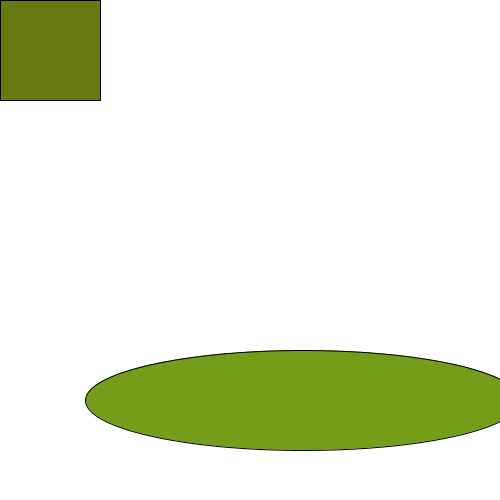
Frame 1 (no input)
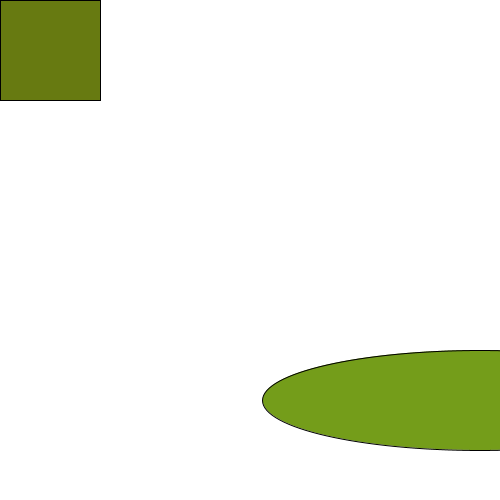
Frame 60 (the mouse pressed at the canvas centre just before this capture)
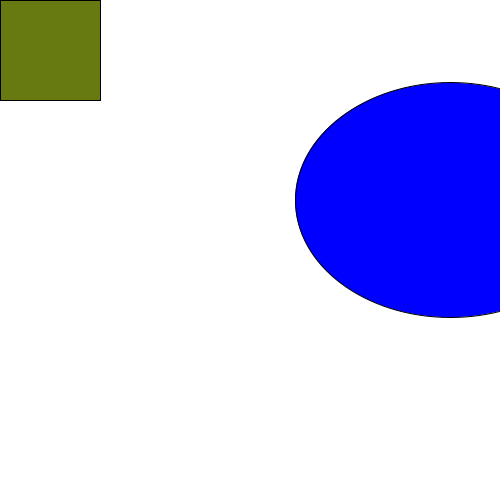
Frame 120 (the mouse held since frame 60 and released just before this capture)

The Processing sketch that drew these frames (run headless with seeded random() and noise(); from frame 60 on, the mouse is pressed at the canvas centre):

// Processing sketch: processing_73132
// ── processing_73132.pde

/*****************************************
 ** Assignment 3
 ** Name:        Gogo Wang
 ** E-mail:      hwang@haverford.edu
 ** Course:       CS 110 - 01
 **
 this is a drawing of three faces of random colors and random shapes and
 three boxes of random colors and shapes. If you put the mouse on different 
 parts of the screen they will move or appear on the screen
 ***********************************************/


//face1 
float faceX1 =random(50, 100);
float faceY1 =random(50, 100);
float faceWidth1 =random(50, 100);
float faceHeight1=random(50, 100);
color colorFace1 =color (random(255), random(255), random(255));
//face2 
float faceX2 = random(450, 450);
float faceY2 = random(200, 200);
float faceWidth2 = random(200, 400);
float faceHeight2 = random(100, 500);
color colorFace2 = color(random(255), random(255), random(255));
//face3 
float faceX3 = 300;
float faceY3 = 400;
float faceWidth3 = random(400, 500);
float faceHeight3 = random(100, 100);
color colorFace3 = color(random(255), random(255), random(255));
// box1 
float boxX1= random (200, 200);
float boxY1= random (400, 500);
float boxWidth1= 300;
float boxHeight1= 300;
color colorBox1=color(random(255), random(255), random(255));
// box2 
float boxX2= 50;
float boxY2= 50;
float boxWidth2= 100;
float boxHeight2= 100;
color colorBox2=color(random(255), random(255), random(255));
// box1 
float boxX3= random (200, 200);
float boxY3= random (400, 500);
float boxWidth3= 200;
float boxHeight3= 200;
color colorBox3=color(random(255), random(255), random(255));


void setup() {
  ellipseMode(CENTER);
  rectMode(CENTER);
  size (500, 500);
  smooth ();
}

void draw() {
  background(255);

  // draw face
  drawFace1(faceX1, faceY1, faceWidth1, faceHeight1, colorFace1);
  drawFace2(faceX2, faceY2, faceWidth2, faceHeight2, colorFace2);
  drawFace3(faceX3, faceY3, faceWidth3, faceHeight3, colorFace3);

  //draw box

  drawBox1(boxX1, boxY1, boxWidth1, boxHeight1, colorBox1);
  drawBox2(boxX2, boxY2, boxWidth2, boxHeight2, colorBox2);
  drawBox3(boxX3, boxY3, boxWidth3, boxHeight3, colorBox3);
}


/****************************************************************************
 **Funtion: drawFace1
 **Inputs: x, y, faceWidth, faceHeight, c
 **Outputs: return to draw a face
 ** face will move when mouse is at a certain position
 *****************************************************************************/
void drawFace1(float x, float y, float faceWidth, float faceHeight, color c) {
  //to make the face move
  float speed = 2;
  if ((mouseX <= 200) && (mouseY>=200)) {
    faceY1 = faceY1 + speed;
    //face settings
    fill(c);
    //face
    ellipse(faceX1, faceY1, faceWidth, faceHeight);
  }
}

/****************************************************************************
 **Funtion: drawFace2
 **Inputs: x, y, faceWidth, faceHeight, c
 **Outputs: return to draw a face
 ** face will disappear and reappear
 *****************************************************************************/
void drawFace2(float x, float y, float faceWidth, float faceHeight, color c) {
  //make face appear
  if ((mouseX >= 100) && (mouseY>=200)) {
    fill(0, 0, 255);
    //face
    ellipse(faceX2, faceY2, faceWidth, faceHeight);
  }
}

/****************************************************************************
 **Funtion: drawFace3
 **Inputs: x, y, faceWidth, faceHeight, c
 **Outputs: return to draw a face
 ** face will move when mouse is at a certain position
 *****************************************************************************/
void drawFace3(float x, float y, float faceWidth, float faceHeight, color c) {
  //make face move
  float speed = 3;
  if ((mouseX <= 500) && (mouseY<=100)) {
    faceX3 = faceX3 + speed;
    fill(c);
    //face
    ellipse(faceX3, faceY3, faceWidth, faceHeight);
  }
}


/****************************************************************************
 **Funtion: drawBox1
 **Inputs: x, y, boxWidth, boxHeight, c
 **Outputs: return to draw a face
 ** box will move when mouse is at a certain position
 *****************************************************************************/
void drawBox1(float x, float y, float boxWidth, float boxHeight, color c) {
  if ((mouseX <= 50) && (mouseY>=60)) {
    fill(0, 0, 255);

    rect(boxX1, boxY1, boxWidth1, boxHeight1);
  }
}


/****************************************************************************
 **Funtion: drawBox1
 **Inputs: x, y, boxWidth, boxHeight, c
 **Outputs: return to draw a face
 ** box will move when mouse is at a certain position
 *****************************************************************************/
void drawBox2(float x, float y, float boxWidth, float boxHeight, color c) {
  //make box move
  float speed = 2;
  if ((mouseX <= 50) && (mouseY>=50)) {
    boxY2 = boxY2 + speed;
  }
  fill(c);

  rect(boxX2, boxY2, boxWidth2, boxHeight2);
}


/****************************************************************************
 **Funtion: drawBox1
 **Inputs: x, y, boxWidth, boxHeight, c
 **Outputs: return to draw a face
 ** box will move when mouse is at a certain position
 *****************************************************************************/
void drawBox3(float x, float y, float boxWidth, float boxHeight, color c) {
  //make box move
  float speed = 2;
  if ((mouseX <= 200) && (mouseY>=300)) {
    boxY3 = boxY3 + speed;
    fill(c);

    rect(boxX3, boxY3, boxWidth3, boxHeight3);
  }
}
